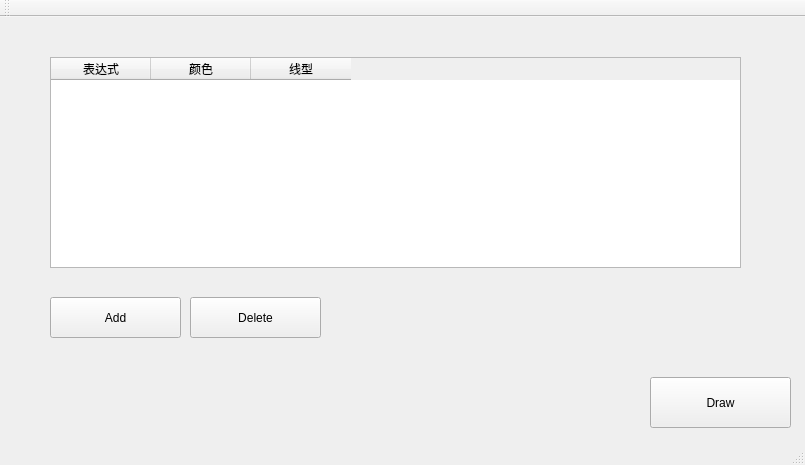
<?xml version="1.0" encoding="UTF-8"?>
<ui version="4.0">
 <class>MainWindow</class>
 <widget class="QMainWindow" name="MainWindow">
  <property name="geometry">
   <rect>
    <x>0</x>
    <y>0</y>
    <width>805</width>
    <height>465</height>
   </rect>
  </property>
  <property name="windowTitle">
   <string>MainWindow</string>
  </property>
  <widget class="QWidget" name="centralWidget">
   <widget class="QPushButton" name="pushButton">
    <property name="geometry">
     <rect>
      <x>50</x>
      <y>280</y>
      <width>131</width>
      <height>41</height>
     </rect>
    </property>
    <property name="text">
     <string>Add</string>
    </property>
   </widget>
   <widget class="QTableWidget" name="tableWidget">
    <property name="geometry">
     <rect>
      <x>50</x>
      <y>40</y>
      <width>691</width>
      <height>211</height>
     </rect>
    </property>
    <column>
     <property name="text">
      <string>表达式</string>
     </property>
    </column>
    <column>
     <property name="text">
      <string>颜色</string>
     </property>
    </column>
    <column>
     <property name="text">
      <string>线型</string>
     </property>
    </column>
   </widget>
   <widget class="QPushButton" name="pushButton_2">
    <property name="geometry">
     <rect>
      <x>650</x>
      <y>360</y>
      <width>141</width>
      <height>51</height>
     </rect>
    </property>
    <property name="text">
     <string>Draw</string>
    </property>
   </widget>
   <widget class="QPushButton" name="pushButton_3">
    <property name="geometry">
     <rect>
      <x>190</x>
      <y>280</y>
      <width>131</width>
      <height>41</height>
     </rect>
    </property>
    <property name="text">
     <string>Delete</string>
    </property>
   </widget>
  </widget>
  <widget class="QMenuBar" name="menuBar">
   <property name="geometry">
    <rect>
     <x>0</x>
     <y>0</y>
     <width>805</width>
     <height>26</height>
    </rect>
   </property>
  </widget>
  <widget class="QToolBar" name="mainToolBar">
   <attribute name="toolBarArea">
    <enum>TopToolBarArea</enum>
   </attribute>
   <attribute name="toolBarBreak">
    <bool>false</bool>
   </attribute>
  </widget>
  <widget class="QStatusBar" name="statusBar"/>
 </widget>
 <layoutdefault spacing="6" margin="11"/>
 <resources/>
 <connections/>
</ui>
